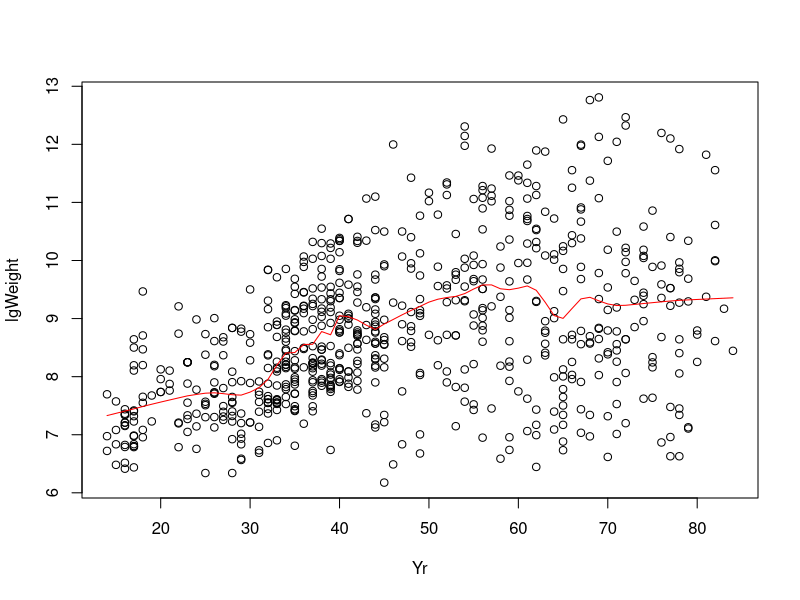
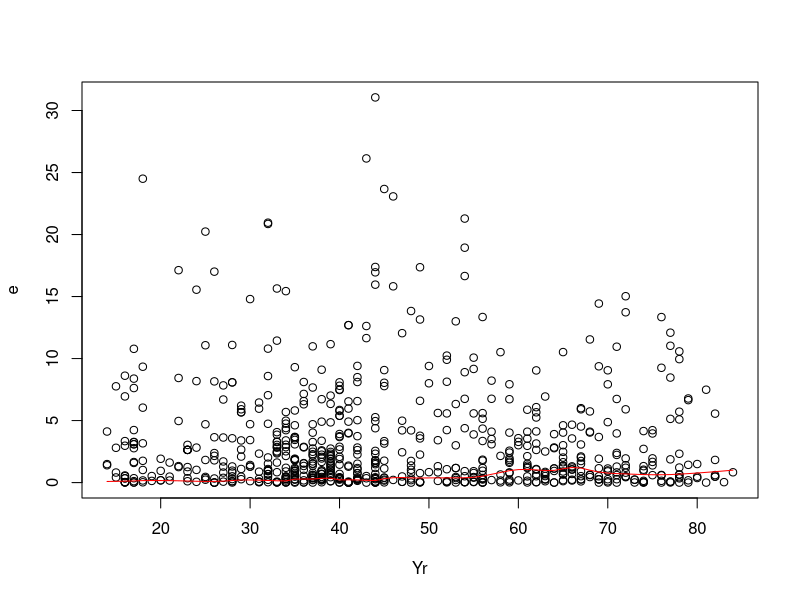
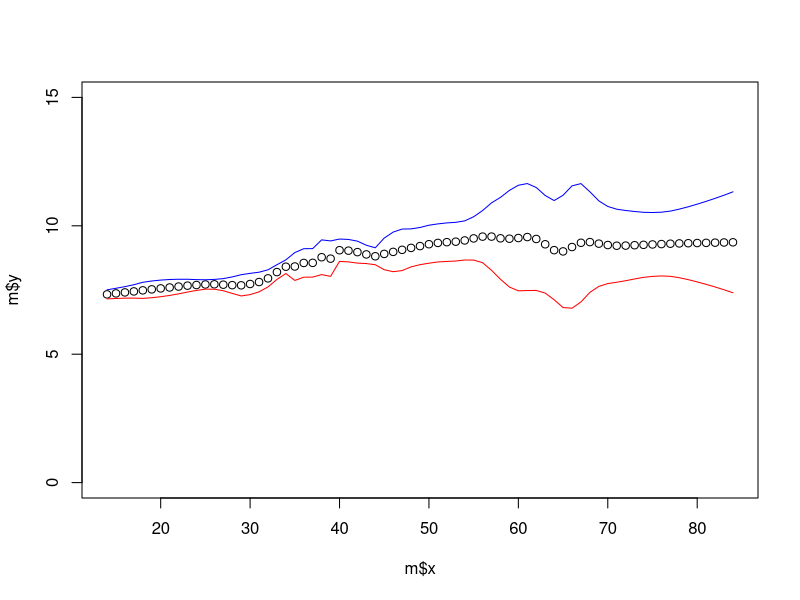

R code for these plots, in order:
library(sm)

attach(aircraft)
lgPower <- log(Power)
lgSpan <- log(Span)
lgLength <- log(Length)
lgWeight <- log(Weight)
lgSpeed <- log(Speed)
lgRange <- log(Range)

# Plots the log(weight) of an airplane as a resultant of model year, Yr
plot(Yr,lgWeight)

#Loess.smooth produces continuous values instead of the discrete ones we can use for years
#m = loess.smooth(Yr, lgWeight)

# Step a)
m = supsmu(Yr,lgWeight)
lines(m, col="red")

x <- unlist(m[1])
y <- unlist(m[2])

# Step b)
z <- 0
for (i in seq_along(Yr)) {
  index = which(x == Yr[i])
  z[i] <- log((lgWeight[i]-y[index])**2)
}

# Step c), calculate the log(variance) estimate
q <- supsmu(Yr,z)

# Step d), calculate sigma squared
unlistedSigmaEstimate <- unlist(q[2])
sigmaSquared <- 0
for (j in seq_along(unlistedSigmaEstimate)) {
  sigmaSquared[j] <- exp(unlistedSigmaEstimate[j])
}

# Calculating the estimated square error, e^(z(x)-q(x)) = E^2
e <- 0
qX <- unlist(q[1])
qY <- unlistedSigmaEstimate
for (k in seq_along(Yr)) {
  index = which(qX == Yr[k])
  #e[i] <- log((lgWeight[i]-y[index])**2)
  e[k] <- exp(z[k] - qY[index])
}

# Plotting the error squared againt the manufacturing year
plot(Yr,e)
# Superimposing the estimated variance
unique_years <- unique(Yr)
lines(unique_years,sigmaSquared, col='red')

# Plotting the regression line with 95 % confidence interval
plot(m, ylim=c(0.0, 15))
lines(unique_years, unlist(m[2])+(1.96*sigmaSquared),col='blue')
lines(unique_years, unlist(m[2])-(1.96*sigmaSquared), col='red')
#lines(m, col='green')
